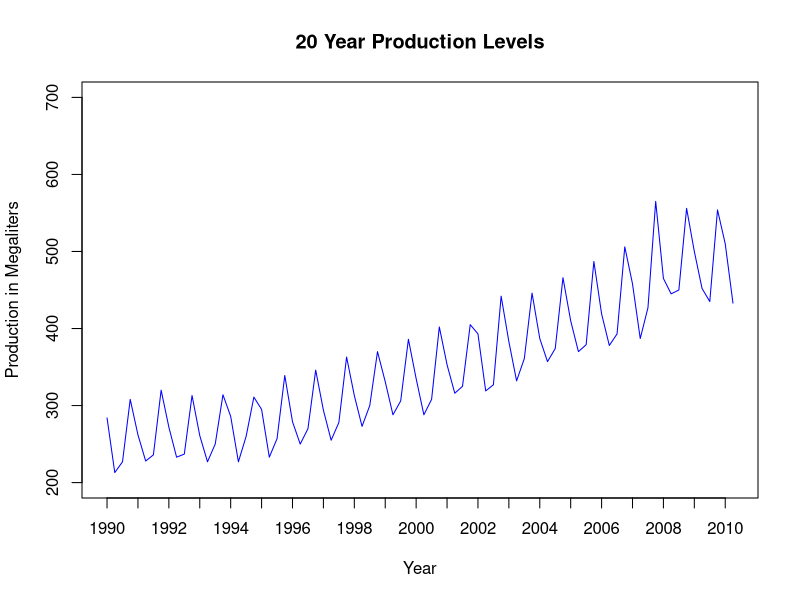
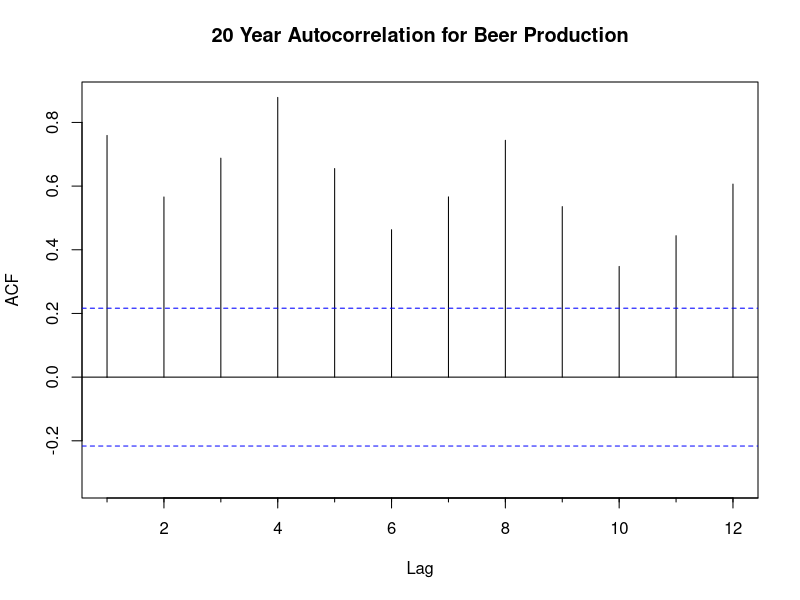
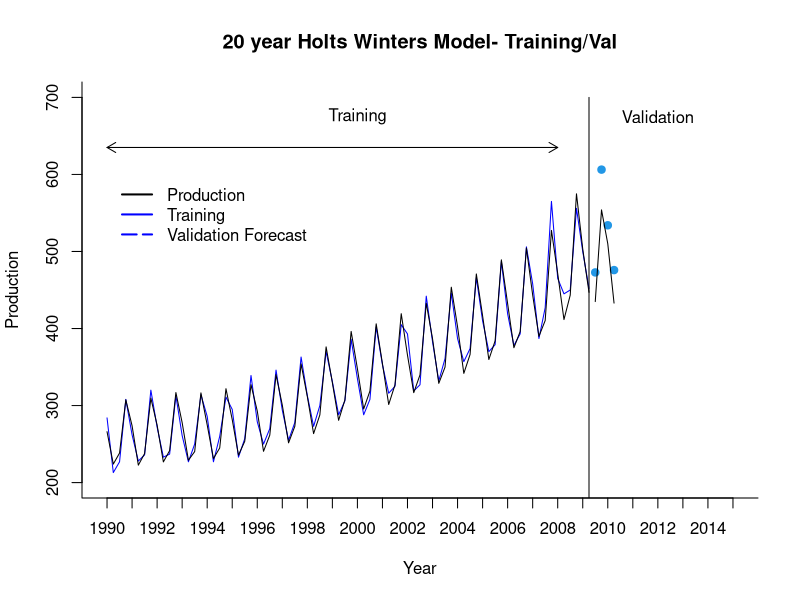
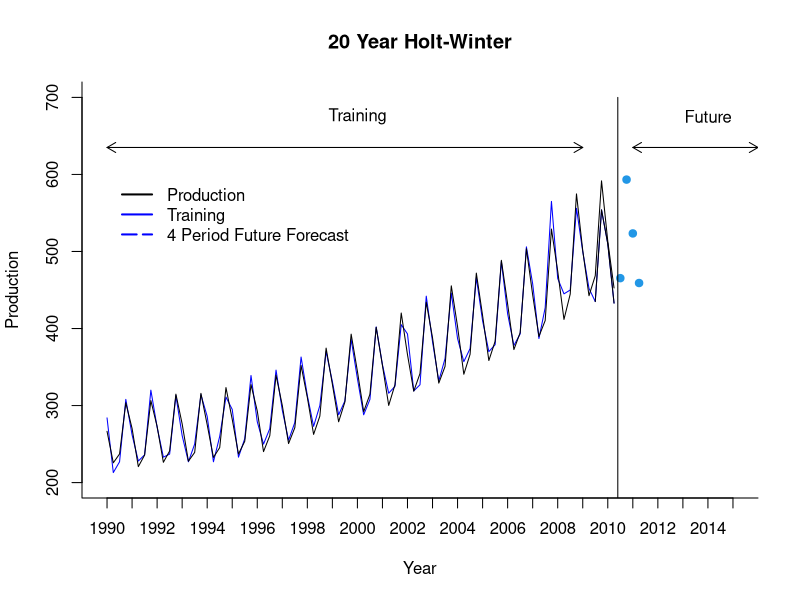
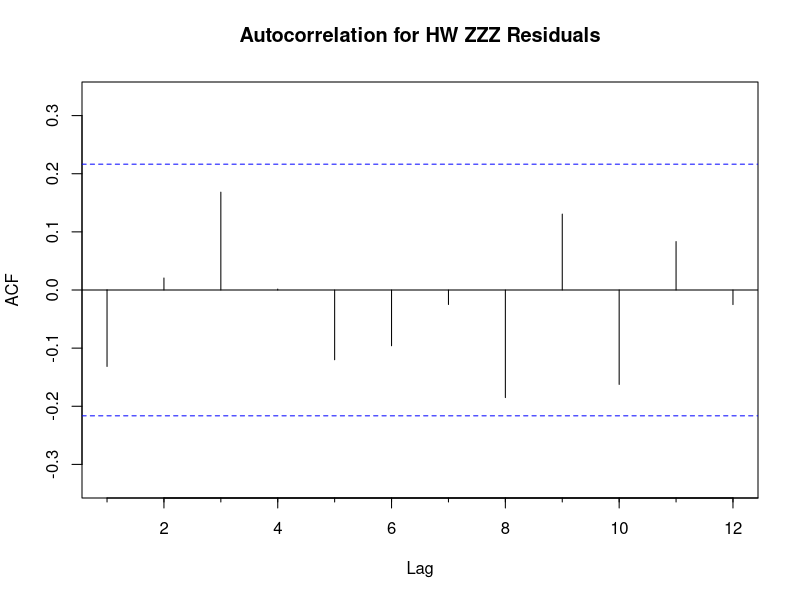
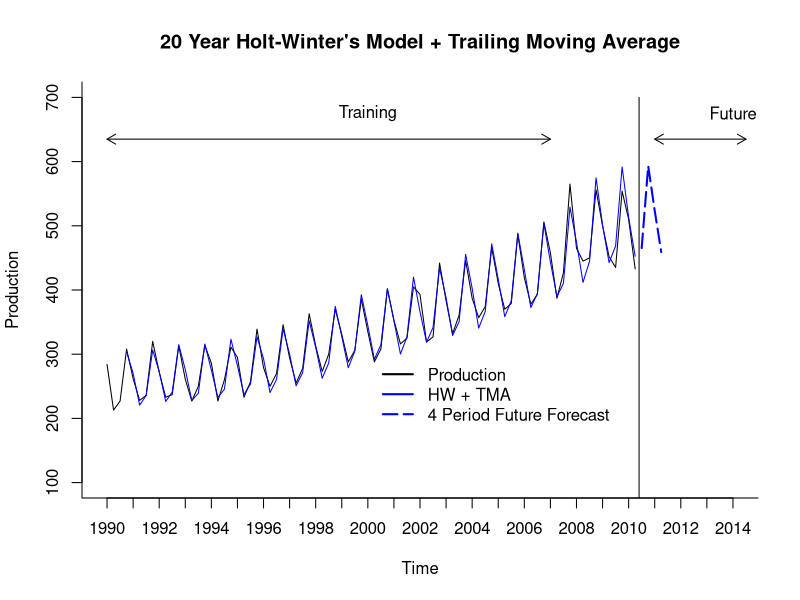
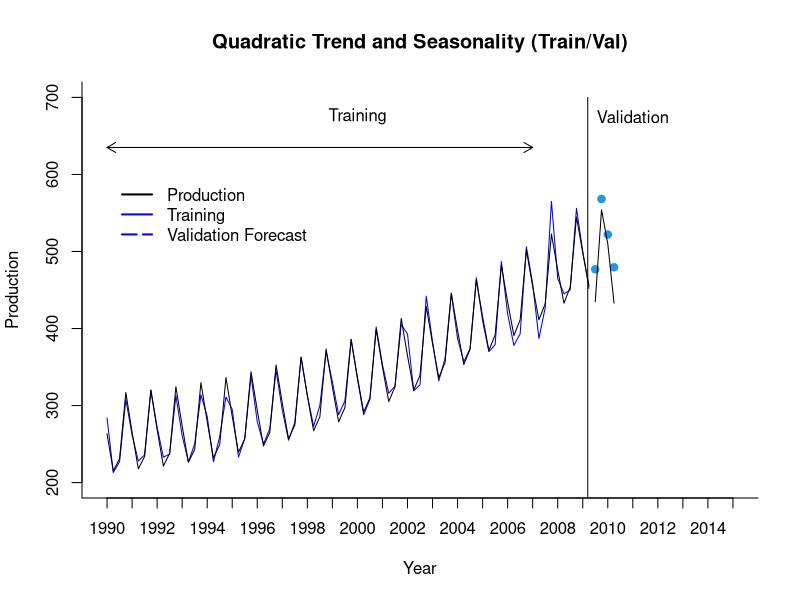
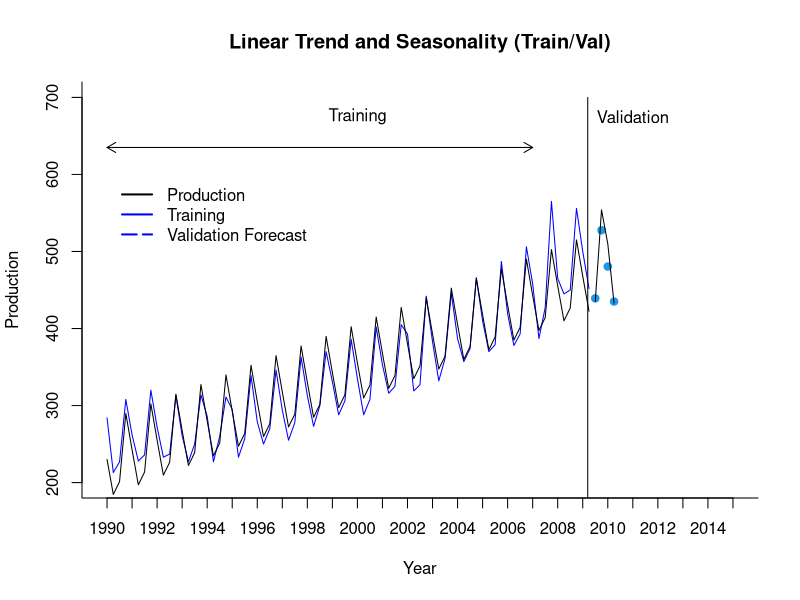

Write R code to recreate these figures, in order.
## ---- chunk 1
library(forecast)
library(zoo)
## ---- chunk 2
beer_data <- read.csv("beer_data.csv")
## ---- chunk 3
beer_ts<- ts(beer_data$Megalitres, 
                   start = c(1990, 1), end = c(2010, 2), freq = 4)
## ---- chunk 4
nValid <- 4 
nTrain <- length(beer_ts) - nValid
train.ts <- window(beer_ts, start = c(1990, 1), end = c(1990, nTrain))
valid.ts <- window(beer_ts, start = c(1990, nTrain + 1), 
                   end = c(1990, nTrain + nValid))
## ---- chunk 5
plot(beer_ts, 
     xlab = "Year", ylab = "Production in Megaliters", 
     ylim = c(200, 700),
     xaxt = 'n',
     main = "20 Year Production Levels", col = "blue")

axis(1, at = seq(1990, 2010, 1), labels = format(seq(1990, 2010, 1)))
## ---- chunk 6
# Autocorrelation

autocor <- Acf(beer_ts, lag.max = 12 ,
               main = "20 Year Autocorrelation for Beer Production")
## ---- chunk 7
# Holts-Winter based on training data 
hw.ZZZ <- ets(train.ts, model = "ZZZ")
hw.ZZZ
## ---- chunk 8
hw.ZZZ.pred <- forecast(hw.ZZZ, h = nValid, level = 0)
hw.ZZZ.pred
## ---- chunk 9
plot(hw.ZZZ.pred, 
xlab = "Year", ylab = "Production", 
     ylim = c(200, 700),
     xlim = c(1990, 2015),
     xaxt = 'n',
     bty = "l",
     main = "20 year Holts Winters Model- Training/Val", col = "blue")

legend(1990,600, legend = c("Production", "Training",
                             "Validation Forecast"), 
       col = c("black", "blue" , "blue"), 
       lty = c(1, 1, 5), lwd =c(2, 2, 2), bty = "n")

axis(1, at = seq(1990, 2015, 1), labels = format(seq(1990, 2015, 1))) 

lines(hw.ZZZ.pred$fitted)
lines(valid.ts)
# vertical lines and titles
    
          
#x axis (same values = straight up)  # y axis
lines(c(2009.25, 2009.25), c(0, 700))


text(2000, 675, "Training")

text(2012, 675, "Validation")


arrows(1990, 635, 2008, 635, code = 3, length = 0.1,
       lwd = 1, angle = 30)
## ---- chunk 10
print("HW ZZZ") 
round(accuracy(hw.ZZZ.pred, valid.ts), 3) # overfit
## ---- chunk 11
# Holt Winter - All the data

hw.zzz.all <- ets(beer_ts, model = "ZZZ")
hw.zzz.all
## ---- chunk 12
hw.zzz.all.pred <- forecast(hw.zzz.all, h = nValid, level = 0)
hw.zzz.all.pred
## ---- chunk 13
plot(hw.zzz.all.pred, 
xlab = "Year", ylab = "Production", 
     ylim = c(200, 700),
     xlim = c(1990, 2015),
     xaxt = 'n',
     bty = "l",
     main = "20 Year Holt-Winter", col = "blue")

legend(1990,600, legend = c("Production", "Training",
                             "4 Period Future Forecast"), 
       col = c("black", "blue" , "blue"), 
       lty = c(1, 1, 5), lwd =c(2, 2, 2), bty = "n")


axis(1, at = seq(1990, 2015, 1), labels = format(seq(1990, 2015, 1))) 

lines(hw.zzz.all.pred$fitted)
lines(valid.ts)
# vertical lines and titles
    
          
# x axis (same values = straight up)  # y axis
lines(c(2010.4, 2010.4), c(0, 700))


text(2000, 675, "Training")

text(2014, 675, "Future")


arrows(1990, 635, 2009, 635, code = 3, length = 0.1,
       lwd = 1, angle = 30)

arrows(2011, 635, 2016, 635, code = 3, length = 0.1,
       lwd = 1, angle = 30)
## ---- chunk 14
print("Holt-Winters with Automated Parameters")
round(accuracy(hw.zzz.all.pred$fitted, beer_ts), 3)
## ---- chunk 15
# ACF For HW Residuls: No need for AR model

Acf(hw.zzz.all$residuals, lag.max = 12, 
    main = "Autocorrelation for HW ZZZ Residuals")
## ---- chunk 16
# Apply a TMA for Residuals.
hw.zzz.all.res <- hw.zzz.all$residuals
hw.zzz.all.res
## ---- chunk 17
# Apply trailing MA with 4 periods in the window to residuals.
hw.ma.trailing.res_4 <- rollmean(hw.zzz.all.res, k = 4, align = "right")
hw.ma.trailing.res_4
## ---- chunk 18
hw.ma.trailing.res_4.pred <- forecast(hw.ma.trailing.res_4, h = 4, level = 0)
hw.ma.trailing.res_4.pred
## ---- chunk 19
# combine HW ZZZ All forecast and trailing MA forecast for residuals.

hw.zzz.tma <- hw.zzz.all.pred$mean + hw.ma.trailing.res_4.pred$mean
hw.zzz.tma
## ---- chunk 20
hw.zzz.tma.df <- data.frame(hw.zzz.all.pred$mean, hw.ma.trailing.res_4.pred$mean, 
                               hw.zzz.tma)

names(hw.zzz.tma.df) <- c("HW Pred", "TMA Pred", "Forecast")

hw.zzz.tma.df
## ---- chunk 21
plot(beer_ts, 
     xlab = "Time", ylab = "Production", ylim = c(100, 700), bty = "l",
     xaxt = "n", xlim = c(1990, 2014),
     main = "20 Year Holt-Winter's Model + Trailing Moving Average") 


axis(1, at = seq(1990, 2014, 1), labels = format(seq(1990, 2014, 1)))

lines(hw.zzz.all$fitted + hw.ma.trailing.res_4, col = "blue")
lines(hw.zzz.tma, col = "blue", lty = 5, lwd =2)

legend(2000,300, legend = c("Production", "HW + TMA",
                             "4 Period Future Forecast"), 
       col = c("black", "blue" , "blue"), 
       lty = c(1, 1, 5), lwd =c(2, 2, 2), bty = "n")

lines(c(2010.4, 2010.4), c(0, 700))


text(2000, 675, "Training")

text(2014, 675, "Future")


arrows(1990, 635, 2007, 635, code = 3, length = 0.1,
       lwd = 1, angle = 30)

arrows(2011, 635, 2014.5, 635, code = 3, length = 0.1,
       lwd = 1, angle = 30)
## ---- chunk 22
print("Two-Level: Holts Winter + Trailing Moving Average for Residuals")
round(accuracy(hw.zzz.all$fitted + hw.ma.trailing.res_4, beer_ts), 3)
## ---- chunk 23
# Quadratic Trend With Seasonality

train.quad.seas <- tslm(train.ts ~ trend + I(trend^2) + season)

summary(train.quad.seas)
## ---- chunk 24
train.quad.seas.pred <- forecast(train.quad.seas, h = nValid, level = 0)

train.quad.seas.pred
## ---- chunk 25
plot(train.quad.seas.pred, 
xlab = "Year", ylab = "Production", 
     ylim = c(200, 700),
     xlim = c(1990, 2015),
     xaxt = 'n',
     bty = "l",
     main = "Quadratic Trend and Seasonality (Train/Val)", col = "blue")

axis(1, at = seq(1990, 2015, 1), labels = format(seq(1990, 2015, 1))) 

legend(1990,600, legend = c("Production", "Training",
                             "Validation Forecast"), 
       col = c("black", "blue" , "blue"), 
       lty = c(1, 1, 5), lwd =c(2, 2, 2), bty = "n")

lines(train.quad.seas.pred$fitted)
lines(valid.ts)
# vertical lines and titles
    
          
# x axis (same values = straight up)  # y axis
lines(c(2009.2, 2009.2), c(0, 700))


text(2000, 675, "Training")

text(2011, 675, "Validation")


arrows(1990, 635, 2007, 635, code = 3, length = 0.1,
       lwd = 1, angle = 30)
## ---- chunk 26
# overfitting -- error rates for validation are much higher
round(accuracy(train.quad.seas.pred, valid.ts), 3)
## ---- chunk 27
train.lin.seas <- tslm(train.ts ~ trend + season)
summary(train.lin.seas)
## ---- chunk 28
train.lin.seas.pred <- forecast(train.lin.seas, h = nValid, level = 0)

train.lin.seas.pred
## ---- chunk 29
plot(train.lin.seas.pred, 
xlab = "Year", ylab = "Production", 
     ylim = c(200, 700),
     xlim = c(1990, 2015),
     xaxt = 'n',
     bty = "l",
     main = "Linear Trend and Seasonality (Train/Val)", col = "blue")

axis(1, at = seq(1990, 2015, 1), labels = format(seq(1990, 2015, 1))) 

legend(1990,600, legend = c("Production", "Training",
                             "Validation Forecast"), 
       col = c("black", "blue" , "blue"), 
       lty = c(1, 1, 5), lwd =c(2, 2, 2), bty = "n")


lines(train.lin.seas.pred$fitted)
lines(valid.ts)
# vertical lines and titles
    
          
# x axis (same values = straight up)  # y axis
lines(c(2009.2, 2009.2), c(0, 700))


text(2000, 675, "Training")

text(2011, 675, "Validation")


arrows(1990, 635, 2007, 635, code = 3, length = 0.1,
       lwd = 1, angle = 30)
## ---- chunk 30
# Not Overfit
round(accuracy(train.lin.seas.pred, valid.ts), 3)
## ---- chunk 31
# Regression with linear trend and seasonality -- on all the data

trend.season <- tslm(beer_ts ~ trend + season)
summary(trend.season)
## ---- chunk 32
# Making The Forecast
trend.season.pred <- forecast(trend.season, h = 4 , level = 0)
trend.season.pred
## ---- chunk 33
plot(trend.season.pred, 
xlab = "Year", ylab = "Production", 
     ylim = c(200, 700),
     xlim = c(1990, 2015),
     xaxt = 'n',
     bty = "l",
     main = "Linear Trend and Seasonality", col = "blue")

axis(1, at = seq(1990, 2015, 1), labels = format(seq(1990, 2015, 1))) 

legend(1990,600, legend = c("Production", "Training",
                             "4 Period Future Forecast"), 
       col = c("black", "blue" , "blue"), 
       lty = c(1, 1, 5), lwd =c(2, 2, 2), bty = "n")


lines(trend.season.pred$fitted)

# vertical lines and titles
    
          
# x axis (same values = straight up)  # y axis
lines(c(2010.2, 2010.2), c(0, 700))


text(2000, 675, "Training")

text(2014, 675, "Future")


arrows(1990, 635, 2007, 635, code = 3, length = 0.1,
       lwd = 1, angle = 30)

arrows(2011, 635, 2016, 635, code = 3, length = 0.1,
       lwd = 1, angle = 30)
## ---- chunk 34
print('linear regression with trend and seasonality')
round(accuracy(trend.season.pred$fitted, beer_ts),3)
print('naive')
round(accuracy((naive(beer_ts))$fitted, beer_ts), 3)
print('snaive')
round(accuracy((snaive(beer_ts))$fitted, beer_ts), 3)
## ---- chunk 35
reg.trend.seas.res <- trend.season.pred$residuals
reg.trend.seas.res
## ---- chunk 36
ma.trailing.res_4 <- rollmean(reg.trend.seas.res, k = 4, align = "right")

ma.trailing.res_4
## ---- chunk 37
# Create forecast for residuals for the 4 periods into the future.

ma.trailing.res_4.pred <- forecast(ma.trailing.res_4, h = 4, level = 0)

ma.trailing.res_4.pred
## ---- chunk 38
# To develop real forecast for 4 periods into the future, 
# combine regression forecast and trailing MA forecast for residuals.

ts.forecast.4 <- trend.season.pred$mean + ma.trailing.res_4.pred$mean
ts.forecast.4
## ---- chunk 39
# Create a table with regression forecast, trailing MA for residuals

total.reg.ma.pred <- data.frame(trend.season.pred$mean, ma.trailing.res_4.pred$mean, 
                                ts.forecast.4)
names(total.reg.ma.pred) <- c("Regression Pred", "TMA", "Forecast")

total.reg.ma.pred
## ---- chunk 40
print("Regression with Linear Trend and seasonality + Trailing MA")
round(accuracy(trend.season.pred$fitted + ma.trailing.res_4, beer_ts), 3) #combined forecast
## ---- chunk 41
plot(beer_ts, 
     xlab = "Time", ylab = "Production", ylim = c(100, 700), bty = "l",
     xaxt = "n", xlim = c(1990, 2014),
     main = "20 Year Regression with Linear Trend and Seasonality
     + Trailing Moving Average") 

axis(1, at = seq(1990, 2014, 1), labels = format(seq(1990, 2014, 1)))

lines(trend.season.pred$fitted, col = "blue")

lines(trend.season.pred$mean + ma.trailing.res_4.pred$mean, col = "blue", lty =5)

legend(1999,300, legend = c("Production", "HW + TMA",
                             "4 Period  Future Forecast"), 
       col = c("black", "blue" , "blue"), 
       lty = c(1, 1, 5), lwd =c(2, 2, 2), bty = "n")

lines(c(2010.4, 2010.4), c(0, 700))


text(2000, 675, "Training")

text(2013, 675, "Future")


arrows(1990, 635, 2007, 635, code = 3, length = 0.1,
       lwd = 1, angle = 30)

arrows(2011, 635, 2014.5, 635, code = 3, length = 0.1,
       lwd = 1, angle = 30)
## ---- chunk 42
# Plot an ACF Function for the residuals

Acf(trend.season$residuals, lag.max = 12, 
    main = "Autocorrelation  Residuals of Residuals")
## ---- chunk 43
# Use Arima() function to fit AR(1) model for regression residuals.
residual.ar1 <- Arima(trend.season$residuals, order = c(1,0,0))

# Use summary() to identify parameters of AR(1) model.
summary(residual.ar1)
## ---- chunk 44
# Autocorrealtion for the residuals of the residuals

Acf(residual.ar1$residuals, lag.max = 12, 
    main = "20 Year AR 1 Model for Regression Residuals")
## ---- chunk 45
# Use Arima() function to fit AR(2) model for regression residulas.
residual.ar2 <- Arima(trend.season$residuals, order = c(2,0,0))

# Use summary() to identify parameters of AR(2) model.
summary(residual.ar2)
## ---- chunk 46
Acf(residual.ar2$residuals, lag.max = 12, 
    main = "Autocorrelation for Amtrak Residuals of Residuals for Entire Data Set")
## ---- chunk 47
# Use Arima() function to fit AR(3) model for regression residulas.
residual.ar3 <- Arima(trend.season$residuals, order = c(3,0,0))

# Use summary() to identify parameters of AR(3) model.
summary(residual.ar3)
## ---- chunk 48
Acf(residual.ar3$residuals, lag.max = 12, 
    main = "Autocorrelation for Residuals of Residuals for Entire Data Set")
## ---- chunk 49
# Use Arima() function to fit AR(4) model for regression residulas.
residual.ar4 <- Arima(trend.season$residuals, order = c(4,0,0))

# Use summary() to identify parameters of AR(4) model.
summary(residual.ar4)
## ---- chunk 50
Acf(residual.ar4$residuals, lag.max = 12, 
    main = "Autocorrelation for Residuals of Residuals for Entire Data Set")
# whatever is left over is just noise.
# residuals are indepenent from one-another
# residuals are statistically equal to 0
## ---- chunk 51
# Use forecast() function to make prediction of residuals into the future 4 months.
residual.ar4.pred <- forecast(residual.ar4, h = 4, level = 0)
## ---- chunk 52
new.df <- data.frame(beer_ts,  # historical
                     trend.season$fitted,  # regression output
                     trend.season$residuals, # regression residuals
                     residual.ar4$fitted,     # Residuals of the AR model
                     residual.ar4$residuals)  # reg residuals - AR residuals

names(new.df) <- c("Sales", "Regression", "Residuals",
                     "AR.Model", "AR.Model.Residuals")
new.df
## ---- chunk 53
# Identify forecast for the future 4 periods as sum of linear trend and seasonal model
# and AR(4) model for residuals.

# $mean for the future forecast to 4 periods

trend.season.ar4.pred <- trend.season.pred$mean + residual.ar4.pred$mean
trend.season.ar4.pred # combined forecast
## ---- chunk 54
table.df <- data.frame(trend.season.pred$mean, 
                    residual.ar4.pred$mean, trend.season.ar4.pred)
names(table.df) <- c("Reg.Forecast", "AR(4)Forecast","Combined.Forecast")
table.df
## ---- chunk 55
plot(beer_ts, 
xlab = "Year", ylab = "Production", 
     ylim = c(200, 700),
     xlim = c(1990, 2015),
     xaxt = 'n',
     bty = "l",
     main = "20 Year Regression with Trend and Seasonlity +
     AR(4) for Residuals", col = "black")

axis(1, at = seq(1990, 2015, 1), labels = format(seq(1990, 2015, 1))) 

lines(trend.season$fitted + residual.ar4$fitted, col = "blue")

lines(trend.season.ar4.pred, col = "blue", lty = 5)


legend(1990,600, legend = c("Production", "HW + TMA",
                             "4 Period  Future Forecast"), 
       col = c("black", "blue" , "blue"), 
       lty = c(1, 1, 5), lwd =c(2, 2, 2), bty = "n")

lines(c(2010.4, 2010.4), c(0, 700))


text(2000, 675, "Training")

text(2014, 675, "Future")


arrows(1990, 635, 2007, 635, code = 3, length = 0.1,
       lwd = 1, angle = 30)

arrows(2011, 635, 2016, 635, code = 3, length = 0.1,
       lwd = 1, angle = 30)
## ---- chunk 56
print("Regression with Linear Trend and Seasonality + AR(4)")
round(accuracy(trend.season$fitted + residual.ar4$fitted, beer_ts), 3)
## ---- chunk 57
## FIT AUTO ARIMA MODEL ON TRAINING DATA.

train.auto.arima <- auto.arima(train.ts)
summary(train.auto.arima)
## ---- chunk 58
# Apply forecast() function to make predictions for ts with  auto ARIMA model in validation set.  
train.auto.arima.pred <- forecast(train.auto.arima, h = nValid, level = 0)
train.auto.arima.pred
## ---- chunk 59
plot(train.auto.arima.pred, 
xlab = "Year", ylab = "Beer", 
     ylim = c(200, 700),
     xlim = c(1990, 2015),
     xaxt = 'n',
     bty = "l",
     main = "20 Year Auto ARIMA Model (Train/Val)", col = "black")

axis(1, at = seq(1990, 2015, 1), labels = format(seq(1990, 2015, 1))) 

lines(train.auto.arima$fitted, col = "blue")
lines(valid.ts)

lines(c(2009.2, 2009.2), c(0, 700))

text(1995, 675, "Training")
text(2014, 675, "Validation")

arrows(1990, 635, 2007, 635, code = 3, length = 0.1,
       lwd = 1, angle = 30)
arrows(2011, 635, 2016, 635, code = 3, length = 0.1,
       lwd = 1, angle = 30)

legend(1990,600, legend = c("Beer Production", "Training",
                             "Validation Forecast"), 
       col = c("black", "blue" , "blue"), 
       lty = c(1, 1, 5), lwd =c(2, 2, 2), bty = "n")
## ---- chunk 60
# Training Accuracy
round(accuracy(train.auto.arima.pred, valid.ts), 3)
## ---- chunk 61
#AUTO ARIMA on entire dataset
auto.arima <- auto.arima(beer_ts)
summary(auto.arima)
## ---- chunk 62
auto.arima.pred <- forecast(auto.arima, h = 4, level = 0)
auto.arima.pred
## ---- chunk 63
plot(beer_ts, 
xlab = "Year", ylab = "Beer Production", 
     ylim = c(200, 700),
     xlim = c(1990, 2015),
     xaxt = 'n',
     bty = "l",
     main = "20 Year Auto ARIMA Model for Entire Dataset", col = "black")

axis(1, at = seq(1990, 2015, 1), labels = format(seq(1990, 2015, 1))) 

lines(auto.arima$fitted, col = "blue")
lines(auto.arima.pred$mean, col = "blue", lty = 5)
lines(c(2010.4, 2010.4), c(0, 700))
text(2000, 675, "Training")
text(2014, 675, "Future")

arrows(1990, 635, 2007, 635, code = 3, length = 0.1,
       lwd = 1, angle = 30)

arrows(2011, 635, 2016, 635, code = 3, length = 0.1,
       lwd = 1, angle = 30)
legend(1990,600, legend = c("Beer Production", "Training",
                             "Future Forecast"), 
       col = c("black", "blue" , "blue"), 
       lty = c(1, 1, 5), lwd =c(2, 2, 2), bty = "n")
## ---- chunk 64
print("Auto-Arima")
round(accuracy(auto.arima.pred$fitted, beer_ts), 3)
